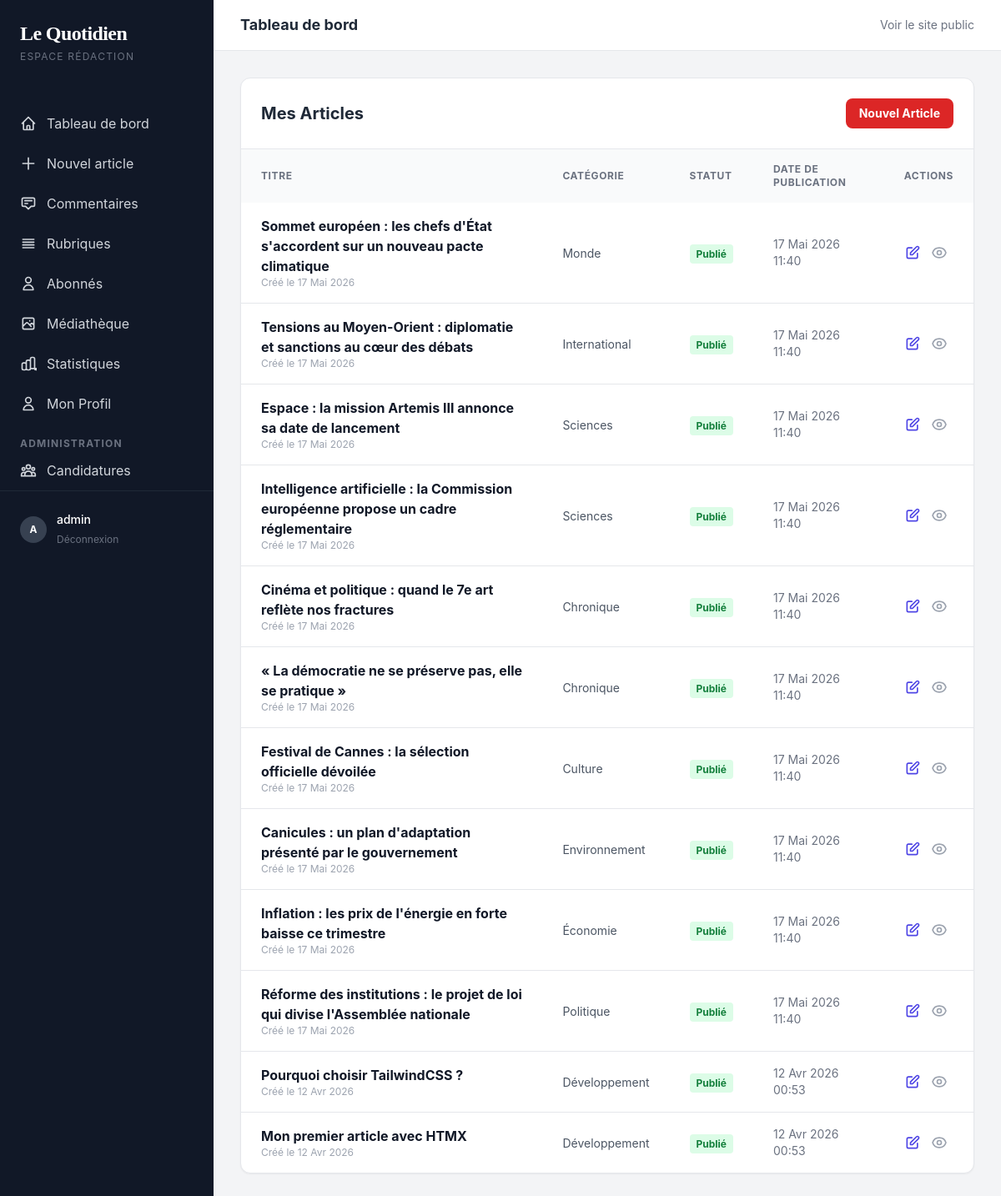
The app's page /dashboard/ (signed in) with its own data.
### apps/users/models.py (models this page shows, shortened)
class CustomUser(AbstractUser):
    class Role(models.TextChoices):
        VISITOR = "VISITOR", _("Visiteur")
        CONTRIBUTOR = "CONTRIBUTOR", _("Contributeur")
        WRITER = "WRITER", _("Rédacteur")
        EDITOR = "EDITOR", _("Éditeur")
        ADMIN = "ADMIN", _("Administrateur")
    role = models.CharField(
        _("Rôle"),
        max_length=20,
        choices=Role.choices,
        default=Role.CONTRIBUTOR
    )
    bio = models.TextField(_("Biographie"), max_length=500, blank=True)
    avatar = models.ImageField(_("Avatar"), upload_to="avatars/", null=True, blank=True)
    twitter_url = models.URLField(_("Lien Twitter/X"), max_length=255, blank=True)
    linkedin_url = models.URLField(_("Lien LinkedIn"), max_length=255, blank=True)
    facebook_url = models.URLField(_("Lien Facebook"), max_length=255, blank=True)
    website_url = models.URLField(_("Site web personnel"), max_length=255, blank=True)
    show_recruitment_section = models.BooleanField(_("Afficher la section recrutement"), default=True)

### apps/weblog/models.py (models this page shows, shortened)
class Article(models.Model):
    class Status(models.TextChoices):
        DRAFT = "DRAFT", _("Brouillon")
        PUBLISHED = "PUBLISHED", _("Publié")
        ARCHIVED = "ARCHIVED", _("Archivé")
    title = models.CharField(_("Titre"), max_length=255)
    slug = models.SlugField(_("Slug"), unique=True, max_length=255)
    author = models.ForeignKey(
        settings.AUTH_USER_MODEL,
        on_delete=models.CASCADE,
        related_name="articles",
        verbose_name=_("Auteur")
    )
    category = models.ForeignKey(
        Category,
        on_delete=models.PROTECT,
        related_name="articles",
        verbose_name=_("Catégorie")
    )
    tags = models.ManyToManyField(Tag, related_name="articles", blank=True, verbose_name=_("Tags"))
    content = models.TextField(_("Contenu"))
    excerpt = models.TextField(_("Extrait"), max_length=500, blank=True)
    featured_image = models.ImageField(_("Image à la une"), upload_to="articles/", null=True, blank=True)
    meta_title = models.CharField(_("Méta-titre"), max_length=100, blank=True, help_text=_("Titre pour les moteurs de recherche (SEO)"))
    meta_description = models.TextField(_("Méta-description"), max_length=160, blank=True, help_text=_("Description pour les moteurs de recherche (SEO)"))
    status = models.CharField(
        _("Statut"),
        max_length=10,
        choices=Status.choices,
        default=Status.DRAFT
    )
    created_at = models.DateTimeField(_("Créé le"), auto_now_add=True)
    updated_at = models.DateTimeField(_("Mis à jour le"), auto_now=True)
    published_at = models.DateTimeField(_("Publié le"), null=True, blank=True)
    views_count = models.PositiveIntegerField(_("Nombre de vues"), default=0)
    objects = models.Manager() # The default manager.
    published = PublishedManager() # Our custom manager.
    class Meta:
        verbose_name = _("Article")
        verbose_name_plural = _("Articles")
        ordering = ["-published_at", "-created_at"]

class Category(models.Model):
    name = models.CharField(_("Nom"), max_length=100)
    slug = models.SlugField(_("Slug"), unique=True, max_length=120)
    class Meta:
        verbose_name = _("Catégorie")
        verbose_name_plural = _("Catégories")

### apps/dashboard/views.py (the view)
# urls.py: path('', views.dashboard_home, name='home'),
@login_required
def dashboard_home(request):
    if request.user.role == 'VISITOR':
        return render(request, 'dashboard/home_visitor.html')
    if request.user.is_superuser or request.user.role in ['ADMIN', 'EDITOR']:
        articles = Article.objects.all().order_by('-created_at')
    else:
        articles = Article.objects.filter(author=request.user).order_by('-created_at')
    return render(request, 'dashboard/home.html', {'articles': articles})

### apps/newsletter/views.py (called while the page is built)
def newsletter_form_context(request):
    return {'subscriber_form': SubscriberForm()}

### apps/weblog/context_processors.py (called while the page is built)
def categories_processor(request):
    categories = Category.objects.exclude(name='Chronique').order_by('name')[:6]
    return {'nav_categories': categories}

### templates/dashboard/home.html (shortened to what this page needs)
{% extends "dashboard/base.html" %}
{% block content %}
<div class="bg-white rounded-xl shadow-sm border border-gray-200 overflow-hidden">
    <div class="p-6 border-b border-gray-200 flex items-center justify-between">
        <h3 class="font-bold text-gray-800 text-xl">Mes Articles</h3>
        <a href="{% url 'dashboard:article_create' %}" class="bg-red-600 text-white text-sm font-bold px-4 py-2 rounded-lg hover:bg-red-700 transition">
            Nouvel Article
        </a>
    </div>
    <div class="overflow-x-auto">
        <table class="w-full text-left">
            <thead>
                <tr class="bg-gray-50 text-gray-500 text-xs uppercase tracking-wider">
                    <th class="px-6 py-4 font-bold">Titre</th>
                    <th class="px-6 py-4 font-bold">Catégorie</th>
                    <th class="px-6 py-4 font-bold">Statut</th>
                    <th class="px-6 py-4 font-bold">Date de publication</th>
                    <th class="px-6 py-4 font-bold">Actions</th>
                </tr>
            </thead>
            <tbody class="divide-y divide-gray-200">
                {% for article in articles %}
                <tr class="hover:bg-gray-50 transition">
                    <td class="px-6 py-4">
                        <div class="font-bold text-gray-900">{{ article.title }}</div>
                        <div class="text-xs text-gray-400">Créé le {{ article.created_at|date:"d M Y" }}</div>
                    </td>
                    <td class="px-6 py-4">
                        <span class="text-sm text-gray-600">{{ article.category.name }}</span>
                    </td>
                    <td class="px-6 py-4">
                        {% if article.status == 'PUBLISHED' and article.published_at > now %}
                            <span class="px-2 py-1 rounded text-xs font-bold bg-blue-100 text-blue-700">Planifié</span>
                        {% else %}
                            <span class="px-2 py-1 rounded text-xs font-bold
                                {% if article.status == 'PUBLISHED' %}bg-green-100 text-green-700
                                {% elif article.status == 'DRAFT' %}bg-yellow-100 text-yellow-700
                                {% else %}bg-gray-100 text-gray-700{% endif %}">
                                {{ article.get_status_display }}
                            </span>
                        {% endif %}
                    </td>
                    <td class="px-6 py-4 text-sm text-gray-500">
                        {{ article.published_at|default:"Non planifié"|date:"d M Y H:i" }}
                    </td>
                    <td class="px-6 py-4">
                        <div class="flex items-center gap-3">
                            <a href="{% url 'dashboard:article_update' article.pk %}" class="text-indigo-600 hover:text-indigo-900 transition">
                                <svg class="w-5 h-5" fill="none" stroke="currentColor" viewBox="0 0 24 24"><path stroke-linecap="round" stroke-linejoin="round" stroke-width="2" d="M11 5H6a2 2 0 00-2 2v11a2 2 0 002 2h11a2 2 0 002-2v-5m-1.414-9.414a2 2 0 112.828 2.828L11.828 15H9v-2.828l8.586-8.586z"/></svg>
                            </a>
                            <a href="{% url 'weblog:article_detail' article.slug %}" target="_blank" class="text-gray-400 hover:text-gray-600 transition">
                            </a>
                        </div>
                    </td>
                </tr>
                {% empty %}
                <tr>
                    <td colspan="5" class="px-6 py-12 text-center text-gray-500 italic">
                        Vous n'avez pas encore écrit d'article.
                    </td>
                </tr>
                {% endfor %}
            </tbody>
        </table>
    </div>
</div>
{% endblock %}

### templates/dashboard/base.html (shortened to what this page needs)
<!DOCTYPE html>
<html lang="fr">
<head>
    <script src="https://cdn.tailwindcss.com"></script>
    <link rel="stylesheet" href="https://unpkg.com/easymde/dist/easymde.min.css">
</head>
<body class="bg-gray-100 font-sans antialiased">
    <div class="flex min-h-screen">
        <aside class="w-64 bg-gray-900 text-white flex-shrink-0">
            <div class="p-6">
                <a href="/" class="font-serif text-2xl font-bold tracking-tight">Le Quotidien</a>
                <p class="text-xs text-gray-500 mt-1 uppercase tracking-widest">Espace Rédaction</p>
            </div>
            <nav class="mt-6">
                <a href="{% url 'dashboard:home' %}" class="flex items-center px-6 py-3 text-gray-300 hover:bg-gray-800 hover:text-white transition">
                    <svg class="w-5 h-5 mr-3" fill="none" stroke="currentColor" viewBox="0 0 24 24"><path stroke-linecap="round" stroke-linejoin="round" stroke-width="2" d="M3 12l2-2m0 0l7-7 7 7M5 10v10a1 1 0 001 1h3m10-11l2 2m-2-2v10a1 1 0 01-1 1h-3m-6 0a1 1 0 001-1v-4a1 1 0 011-1h2a1 1 0 011 1v4a1 1 0 001 1m-6 0h6"/></svg>
                    Tableau de bord
                </a>
                <a href="{% url 'dashboard:article_create' %}" class="flex items-center px-6 py-3 text-gray-300 hover:bg-gray-800 hover:text-white transition">
                    <svg class="w-5 h-5 mr-3" fill="none" stroke="currentColor" viewBox="0 0 24 24"><path stroke-linecap="round" stroke-linejoin="round" stroke-width="2" d="M12 4v16m8-8H4"/></svg>
                    Nouvel article
                </a>
                <a href="{% url 'dashboard:comment_list' %}" class="flex items-center px-6 py-3 text-gray-300 hover:bg-gray-800 hover:text-white transition">
                    <svg class="w-5 h-5 mr-3" fill="none" stroke="currentColor" viewBox="0 0 24 24"><path stroke-linecap="round" stroke-linejoin="round" stroke-width="2" d="M7 8h10M7 12h4m1 8l-4-4H5a2 2 0 01-2-2V6a2 2 0 012-2h14a2 2 0 012 2v8a2 2 0 01-2 2h-3l-4 4z"/></svg>
                    Commentaires
                </a>
                {% if user.role in 'EDITOR,ADMIN' or user.is_staff %}
                <a href="{% url 'dashboard:category_list' %}" class="flex items-center px-6 py-3 text-gray-300 hover:bg-gray-800 hover:text-white transition">
                    <svg class="w-5 h-5 mr-3" fill="none" stroke="currentColor" viewBox="0 0 24 24"><path stroke-linecap="round" stroke-linejoin="round" stroke-width="2" d="M4 6h16M4 10h16M4 14h16M4 18h16"/></svg>
                    Rubriques
                </a>
                <a href="{% url 'dashboard:subscriber_list' %}" class="flex items-center px-6 py-3 text-gray-300 hover:bg-gray-800 hover:text-white transition">
                    <svg class="w-5 h-5 mr-3" fill="none" stroke="currentColor" viewBox="0 0 24 24"><path stroke-linecap="round" stroke-linejoin="round" stroke-width="2" d="M16 7a4 4 0 11-8 0 4 4 0 018 0zM12 14a7 7 0 00-7 7h14a7 7 0 00-7-7z"/></svg>
                    Abonnés
                </a>
                {% endif %}
                <a href="{% url 'dashboard:media_library' %}" class="flex items-center px-6 py-3 text-gray-300 hover:bg-gray-800 hover:text-white transition">
                    <svg class="w-5 h-5 mr-3" fill="none" stroke="currentColor" viewBox="0 0 24 24"><path stroke-linecap="round" stroke-linejoin="round" stroke-width="2" d="M4 16l4.586-4.586a2 2 0 012.828 0L16 16m-2-2l1.586-1.586a2 2 0 012.828 0L20 14m-6-6h.01M6 20h12a2 2 0 002-2V6a2 2 0 00-2-2H6a2 2 0 00-2 2v12a2 2 0 002 2z"/></svg>
                    Médiathèque
                </a>
                <a href="{% url 'dashboard:analytics' %}" class="flex items-center px-6 py-3 text-gray-300 hover:bg-gray-800 hover:text-white transition">
                    Statistiques
                </a>
                <a href="{% url 'dashboard:profile_edit' %}" class="flex items-center px-6 py-3 text-gray-300 hover:bg-gray-800 hover:text-white transition">
                    <svg class="w-5 h-5 mr-3" fill="none" stroke="currentColor" viewBox="0 0 24 24"><path stroke-linecap="round" stroke-linejoin="round" stroke-width="2" d="M16 7a4 4 0 11-8 0 4 4 0 018 0zM12 14a7 7 0 00-7 7h14a7 7 0 00-7-7z"/></svg>
                    Mon Profil
                </a>
                {% if user.role in 'EDITOR,ADMIN' or user.is_staff %}
                <div class="mt-4 px-6 text-xs font-bold text-gray-500 uppercase tracking-widest">Administration</div>
                <a href="{% url 'dashboard:promotion_request_list' %}" class="flex items-center px-6 py-3 text-gray-300 hover:bg-gray-800 hover:text-white transition">
                    Candidatures
                </a>
                {% endif %}
            </nav>
            <div class="mt-auto p-6 border-t border-gray-800">
                <div class="flex items-center">
                    <div class="h-8 w-8 rounded-full bg-gray-700 flex items-center justify-center text-xs font-bold mr-3">{{ user.username|first|upper }}</div>
                    <div class="flex-1 min-w-0">
                        <p class="text-sm font-medium truncate">{{ user.username }}</p>
                        <a href="/admin/logout/" class="text-xs text-gray-500 hover:text-red-400">Déconnexion</a>
                    </div>
                </div>
            </div>
        </aside>
        <main class="flex-1 flex flex-col">
            <header class="bg-white border-b border-gray-200 py-4 px-8 flex items-center justify-between">
                <h2 class="text-lg font-bold text-gray-800">{% block header_title %}Tableau de bord{% endblock %}</h2>
                <div class="flex items-center gap-4">
                    <a href="{% url 'home' %}" class="text-sm text-gray-500 hover:text-gray-900 transition">Voir le site public</a>
                </div>
            </header>
            <div class="p-8">
                {% block content %}{% endblock %}
            </div>
        </main>
    </div>
</body>
</html>

### records on screen
CustomUser: username|first "A", username "admin"
Article: title "Sommet européen : les chefs d'État s'accordent sur un nouveau pacte climatique", created_at "17 Mai 2026", category.name "Monde", status "Publié", published_at "17 Mai 2026 11:40"
Article: title "Tensions au Moyen-Orient : diplomatie et sanctions au cœur des débats", created_at "17 Mai 2026", category.name "International", status "Publié", published_at "17 Mai 2026 11:40"
Article: title "Espace : la mission Artemis III annonce sa date de lancement", created_at "17 Mai 2026", category.name "Sciences", status "Publié", published_at "17 Mai 2026 11:40"
Article: title "Intelligence artificielle : la Commission européenne propose un cadre réglementaire", created_at "17 Mai 2026", category.name "Sciences", status "Publié", published_at "17 Mai 2026 11:40"
Article: title "Cinéma et politique : quand le 7e art reflète nos fractures", created_at "17 Mai 2026", category.name "Chronique", status "Publié", published_at "17 Mai 2026 11:40"
Article: title "« La démocratie ne se préserve pas, elle se pratique »", created_at "17 Mai 2026", category.name "Chronique", status "Publié", published_at "17 Mai 2026 11:40"
Article: title "Festival de Cannes : la sélection officielle dévoilée", created_at "17 Mai 2026", category.name "Culture", status "Publié", published_at "17 Mai 2026 11:40"
Article: title "Canicules : un plan d'adaptation présenté par le gouvernement", created_at "17 Mai 2026", category.name "Environnement", status "Publié", published_at "17 Mai 2026 11:40"
Article: title "Inflation : les prix de l'énergie en forte baisse ce trimestre", created_at "17 Mai 2026", category.name "Économie", status "Publié", published_at "17 Mai 2026 11:40"
Article: title "Réforme des institutions : le projet de loi qui divise l'Assemblée nationale", created_at "17 Mai 2026", category.name "Politique", status "Publié", published_at "17 Mai 2026 11:40"
Article: title "Pourquoi choisir TailwindCSS ?", created_at "12 Avr 2026", category.name "Développement", status "Publié", published_at "12 Avr 2026 00:53"
Article: title "Mon premier article avec HTMX", created_at "12 Avr 2026", category.name "Développement", status "Publié", published_at "12 Avr 2026 00:53"
